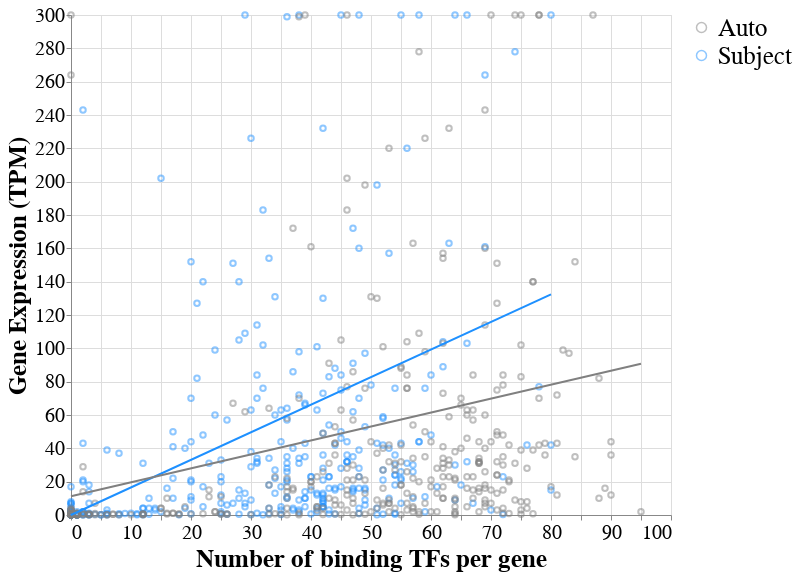

The code cell stored with this chart in its notebook:
### Code cell
matchedsubject, matchsub_chart = matched_expr(joint, "Subject", "dodgerblue")

matchsub_chart + matchsub_chart.transform_regression('numTFs', 'GM12878_longpolyA_expr', groupby=['type']).mark_line(color='type')

### Figure 1 — Vega-Lite specification as saved in the notebook (floating-point values rounded to 4 significant figures; data arrays with more than 128 entries replaced by an {"elided": "..."} marker saying what was removed)
{"config": {"view": {"continuousWidth": 400, "continuousHeight": 300}}, "layer": [{"mark": {"type": "point", "opacity": 0.5}, "encoding": {"color": {"type": "nominal", "field": "type", "legend": {"labelFontSize": 25, "titleFontSize": 28}, "scale": {"range": ["grey", "dodgerblue"]}, "title": ""}, "tooltip": {"type": "nominal", "field": "Gene Name"}, "x": {"type": "quantitative", "axis": {"labelFontSize": 20, "titleFontSize": 25}, "field": "numTFs", "title": "Number of binding TFs per gene"}, "y": {"type": "quantitative", "axis": {"labelFontSize": 20, "titleFontSize": 25}, "field": "GM12878_longpolyA_expr", "scale": {"clamp": true, "domain": [0, 300]}, "title": "Gene Expression (TPM)"}}, "height": 500, "width": 600}, {"mark": {"type": "line", "color": "type"}, "encoding": {"color": {"type": "nominal", "field": "type", "legend": {"labelFontSize": 25, "titleFontSize": 28}, "scale": {"range": ["grey", "dodgerblue"]}, "title": ""}, "tooltip": {"type": "nominal", "field": "Gene Name"}, "x": {"type": "quantitative", "axis": {"labelFontSize": 20, "titleFontSize": 25}, "field": "numTFs", "title": "Number of binding TFs per gene"}, "y": {"type": "quantitative", "axis": {"labelFontSize": 20, "titleFontSize": 25}, "field": "GM12878_longpolyA_expr", "scale": {"clamp": true, "domain": [0, 300]}, "title": "Gene Expression (TPM)"}}, "height": 500, "transform": [{"on": "numTFs", "regression": "GM12878_longpolyA_expr", "groupby": ["type"]}], "width": 600}], "data": {"name": "data-4a404ef901959242a04b54401545ae27"}, "$schema": "https://vega.github.io/schema/vega-lite/v4.8.1.json", "datasets": {"data-4a404ef901959242a04b54401545ae27": {"elided": "688 records"}}}
